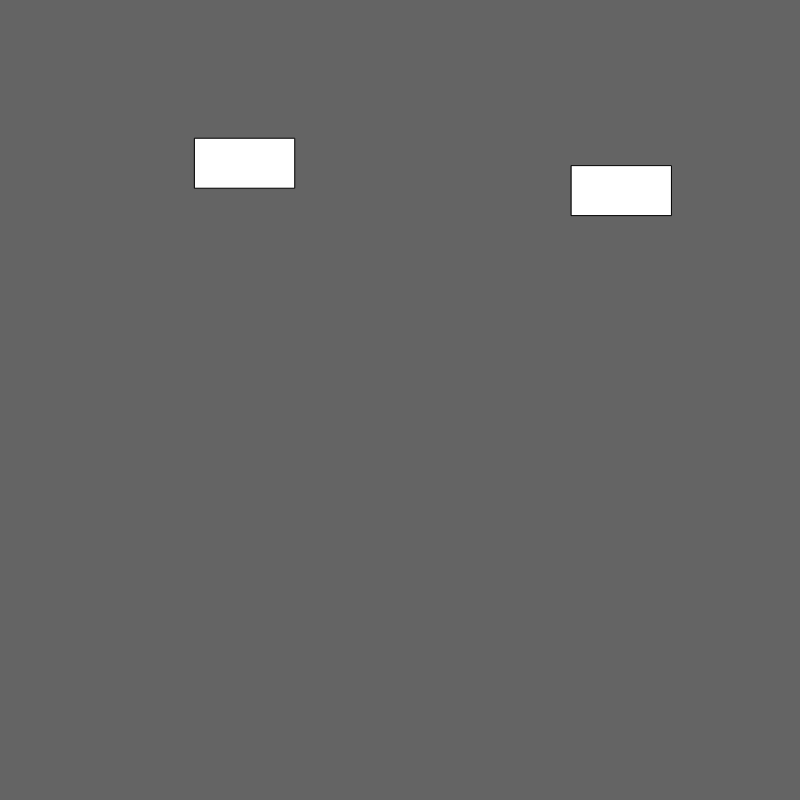
Frame 1 (no input)
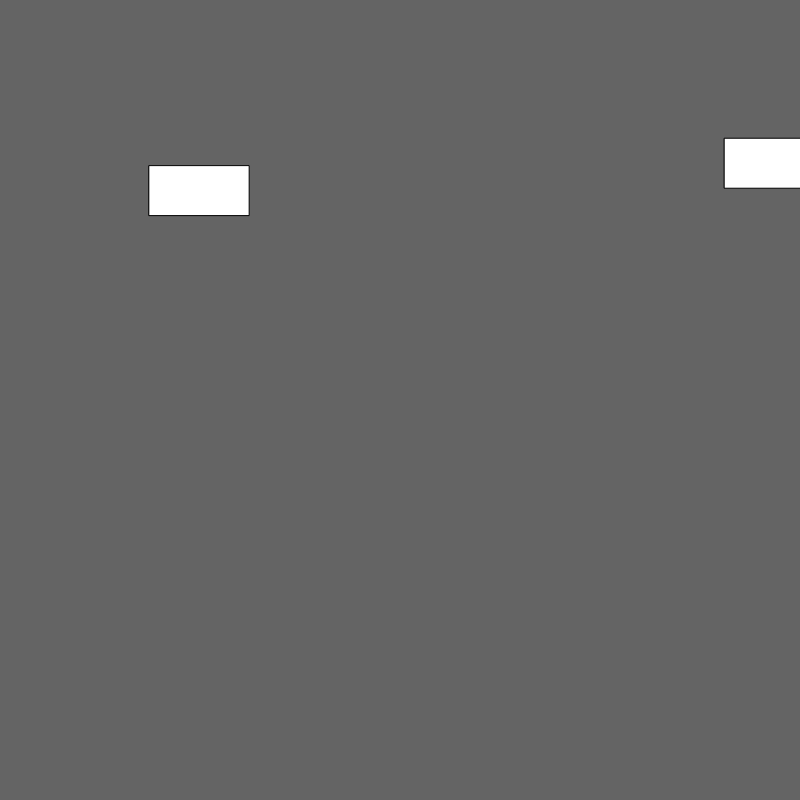
Frame 60 (no input)
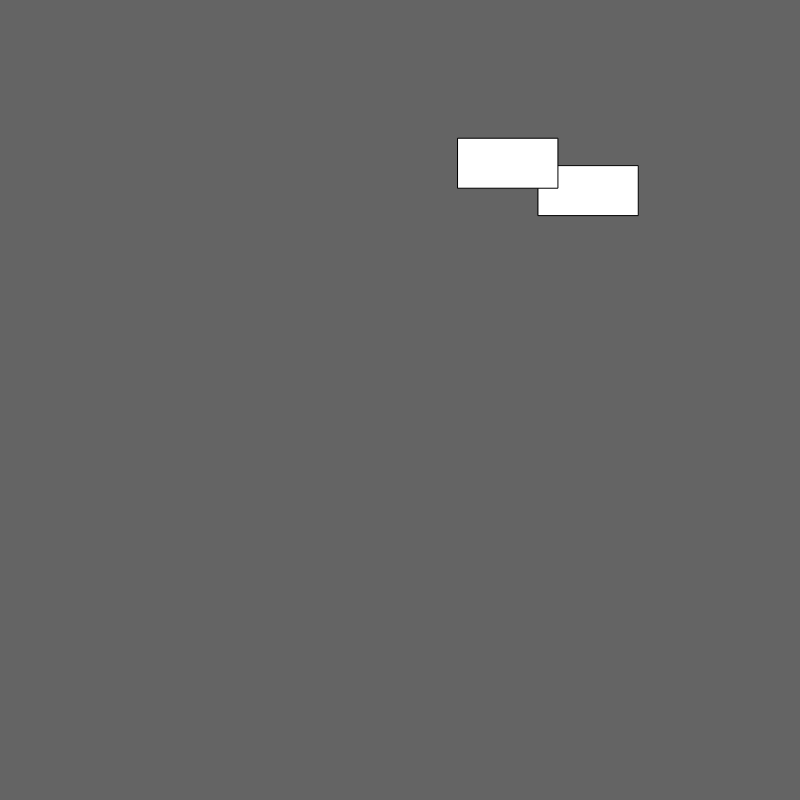
Frame 120 (the mouse pressed at the canvas centre since frame 60)

The p5.js sketch that drew these frames (run headless with seeded random() and noise() and a simulated clock; from frame 60 on, the mouse is pressed at the canvas centre):

// p5.js sketch
// ── sketch.js
var myCar1;
var myCar2; //declare it


function setup() {
  // put setup code here
  createCanvas(800, 800);
  myCar1 = new Car();
  myCar2 = new Car();

}

function draw() {
  background(100);

  myCar1.display();
  myCar1.drive();

  myCar2.display();
  myCar2.drive();


}

function Car() {
  //attibutes
  this.x = random(width);
  this.y = random(height);
  this.r = random(255) ;
  this.g = random(255) ;
  this.b = random(255) ;
  this.vel = random(5, 10) ;
  //methods

  this.display = function() {
    rect(this.x, this.y , 100, 50);

    this.drive = function() {
      this.x = this.x + this.vel;
      if (this.x > width) {
        this.x = 0;

      }


    }




  }

}
